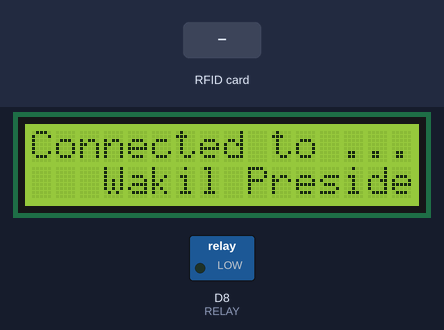
The sketch below on a simulated ESP8266 (NodeMCU). Shown: 16×2 character LCD, switched loads named in the sketch (green lamp = pin HIGH). Inputs (shaded band) come from the test bench. WiFi joins after 1.5 s; servers stay silent unless stated; uploads are accepted with an empty reply; what the sketch prints to the serial monitor is not drawn.

Above: at 5.3 s.
At 7.8 s:
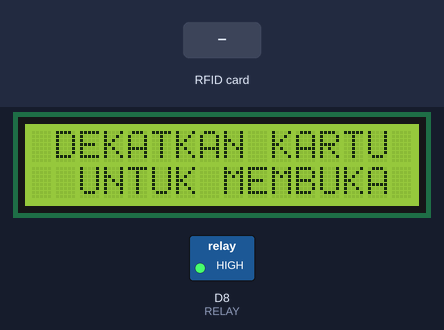
7.9 s: RFID card 5E 7A 19 C4 held to the reader
At 8.8 s:
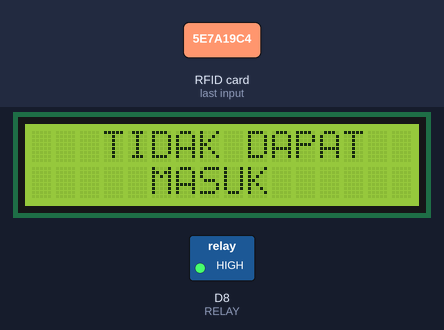
Timing chart, 0 to 10.9 s (numbered marks = the images above; inputs shaded):
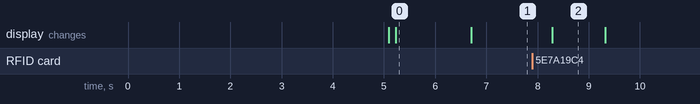

Measured:
- after the input at 7.9 s, the display: changes after 0.39 s (image 2)
- what the display in image 0 shows lasts 1.5 s, from 5.2 s to 6.7 s
- what the display in image 2 shows lasts 1.0 s, from 8.3 s to 9.3 s

The sketch:

RFID_NodeMCU.ino
```cpp
/// bot
#include <CTBot.h>
// lcd
#include <LiquidCrystal_I2C.h>
// library wifi
#include <ESP8266WiFi.h>
#include <ESP8266WiFiMulti.h>
#include <ESP8266HTTPClient.h>
#include <WiFiClient.h>

#include <SPI.h>
#include <MFRC522.h> // import file MFRC522 yang sudah kita install
#include <Servo.h>

#define TOKEN "1830803564:AAErMCHe4wzTtKO3hLraP63WnO95kR_LPQQ"
CTBot myBot;

LiquidCrystal_I2C lcd(0x27, 16, 2); //0x27 or 0x3F

String code_reg;

#define SDA_PIN D4                 // mendefinisikan SDA pin ke D2
#define RST_PIN D3                 // mendefinisikan RST pin ke D1
MFRC522 mfrc522(SDA_PIN, RST_PIN); // setting mfrc dengan SDA dan RST

// lampu / relay
#define RELAY D8
#define RELAY_OFF 1
#define RELAY_ON 0

// web server
#define BASE_URL "http://smart-gallon.000webhostapp.com"

// wifi
#define WIFI_SSID "Wakil President Jancukers"
#define WIFI_PASS "jancukers"
ESP8266WiFiMulti WiFiMulti;

String urlSaveHistory = String(BASE_URL) + "/save_history?tag=";
String urlRegisterCard = String(BASE_URL) + "/reg_card?tag=";

bool regCard = false;

void setup()
{
  Serial.begin(9600);

  // lcd begin
  lcd.init();
  lcd.backlight();
  lcd.setCursor(0, 0);
  lcd.print(" START SYSTEM");
  lcd.setCursor(3, 1);
  lcd.print("DOOR LOCK");
  delay(5000);
  lcd.clear();

  // relay off
  digitalWrite(RELAY, RELAY_OFF);

  // wifi setup
  WiFi.mode(WIFI_STA);
  WiFiMulti.addAP(WIFI_SSID, WIFI_PASS);

  // Begin WiFi
  WiFi.begin(WIFI_SSID, WIFI_PASS);

  while (WiFi.status() != WL_CONNECTED)
  {
    delay(100);
    Serial.print(".");
    lcd.setCursor(0, 0);
    lcd.print("Connected to ...");
    lcd.setCursor(3, 1);
    lcd.print(WIFI_SSID);
  }

  Serial.println();
  Serial.print("Connected! IP Adress:");
  Serial.print(WiFi.localIP());

  SPI.begin();                                              // Initiate  SPI bus
  mfrc522.PCD_Init();                                       // Inisiasi MFRC522 card
  Serial.println("Approximate your card to the reader..."); // pesan untuk mentap kartu
  Serial.println();

  // setup telegram
  myBot.wifiConnect(WIFI_SSID, WIFI_PASS);
  myBot.setTelegramToken(TOKEN);

  if (myBot.testConnection())
  {
    Serial.println("Test Connection OK");
  }
  else
  {
    Serial.println("Test Connection Error");
  }

  // relay
  pinMode(RELAY,OUTPUT);
  digitalWrite(RELAY, HIGH);

//  showDisplay(" DEKATKAN KARTU ", "  UNTUK MEMBUKA ");
}

void loop()
{
  showDisplay(" DEKATKAN KARTU ", "  UNTUK MEMBUKA ");
  TBMessage msg;
  myBot.getNewMessage(msg);
  String strMsg = msg.text;
  strMsg.toUpperCase();

  if (!mfrc522.PICC_IsNewCardPresent())
  {
    Serial.println("ICC_IsNewCardPresent");
    if (strMsg.substring(0, 6) == "DAFTAR" && strMsg.indexOf(" ") == 6)
    {
      code_reg = strMsg.substring(strMsg.indexOf(" ") + 1);
      myBot.sendMessage(msg.sender.id, "DEKATKAN KARTU ANDA UNTUK MENDAFTAR");
      regCard = true;
      showDisplay("DEKATKAN KARTU", "UNTUK MENDAFTAR");
    }
    return;
  }

  if (!mfrc522.PICC_ReadCardSerial())
  {
    Serial.println("PICC_ReadCardSerial");
    return;
  }

  // menampilkan UID di serial Monitor
  Serial.print("UID tag :");
  String content = "";
  byte letter;

  // berfungsi untuk mengubah ID dari Kartu menjadi kode Hexa seperti 04 EA F0 2B
  for (byte i = 0; i < mfrc522.uid.size; i++)
  {
    Serial.print(mfrc522.uid.uidByte[i] < 0x10 ? " 0" : " ");
    Serial.print(mfrc522.uid.uidByte[i], HEX);
    content.concat(String(mfrc522.uid.uidByte[i] < 0x10 ? " 0" : " "));
    content.concat(String(mfrc522.uid.uidByte[i], HEX));
  }
  content.toUpperCase(); // UID dijadikan Huruf besar semua
  content.trim();
  content.replace(" ", "%20");

  if (regCard == true)
  {
    Serial.println("KODE REG :" + code_reg);
    String response = getResponse("http://smart-gallon.000webhostapp.com/get_code_register");
    Serial.println("RESPONSE :" + response);
    Serial.println(strMsg.substring(strMsg.indexOf(" ") + 1) == response);

    if (code_reg == response)
    {
      String response = getResponse(String(urlRegisterCard + content + "&chat_id=" + String(msg.sender.id)));
      Serial.println(response);
      if (response == "success")
      {
        showDisplay("    SUKSES    ", "     TERDAFTAR      ");
        myBot.sendMessage(response.substring(response.indexOf("+") + 1).toInt(), "SUKSES TERDAFTAR");
        delay(2000);
      }
      else
      {
        Serial.println("TIDAK DAPAT MASUK");
        showDisplay("   TIDAK DAPAT  ", "     MASUK     ");
      }
    }

    regCard = false;
  }
  else
  {
    String response = getResponse(String(urlSaveHistory + content));
    Serial.println(response);
    Serial.println("RESULT : " + response.substring(0, response.indexOf("+")));
    if (response.substring(0, response.indexOf("+")) == "success")
    {
      showDisplay("    SILAHKAN    ", "     MASUK      ");
//      myBot.sendMessage(response.substring(response.indexOf("+") + 1).toInt(), "Anda telah masuk!");
      myBot.sendMessage(505217041, "Anda telah masuk!");
      Serial.println(response.substring(response.indexOf("+") + 1));
      Serial.println("SILAHKAN MASUK");
      digitalWrite(RELAY, LOW);
      delay(5000);
    }
    else
    {
      Serial.println("TIDAK DAPAT MASUK");
      showDisplay("   TIDAK DAPAT  ", "     MASUK     ");
    }
  }
  digitalWrite(RELAY, HIGH);
  delay(1000);
}
void showDisplay(String message1, String message2)
{
  lcd.backlight();
  lcd.setCursor(0, 0);
  lcd.print(message1);
  lcd.setCursor(0, 1);
  lcd.print(message2);
}

String getResponse(String url)
{
  if ((WiFiMulti.run() == WL_CONNECTED))
  {

    WiFiClient client;

    HTTPClient http;

    Serial.print("[HTTP] begin...\n");
    if (http.begin(client, url))
    { // HTTP

      Serial.print("[HTTP] GET...\n");
      // start connection and send HTTP header
      int httpCode = http.GET();

      // httpCode will be negative on error
      if (httpCode > 0)
      {
        // HTTP header has been send and Server response header has been handled
        Serial.printf("[HTTP] GET... code: %d\n", httpCode);

        // file found at server
        if (httpCode == HTTP_CODE_OK || httpCode == HTTP_CODE_MOVED_PERMANENTLY)
        {
          String payload = http.getString();
          return payload;
        }
        else
        {
          return "failed!";
        }
      }
      else
      {
        Serial.printf("[HTTP] GET... failed, error: %s\n", http.errorToString(httpCode).c_str());
      }

      http.end();
    }
    else
    {
      Serial.printf("[HTTP} Unable to connect\n");
    }
  }
  delay(100);
}
```
